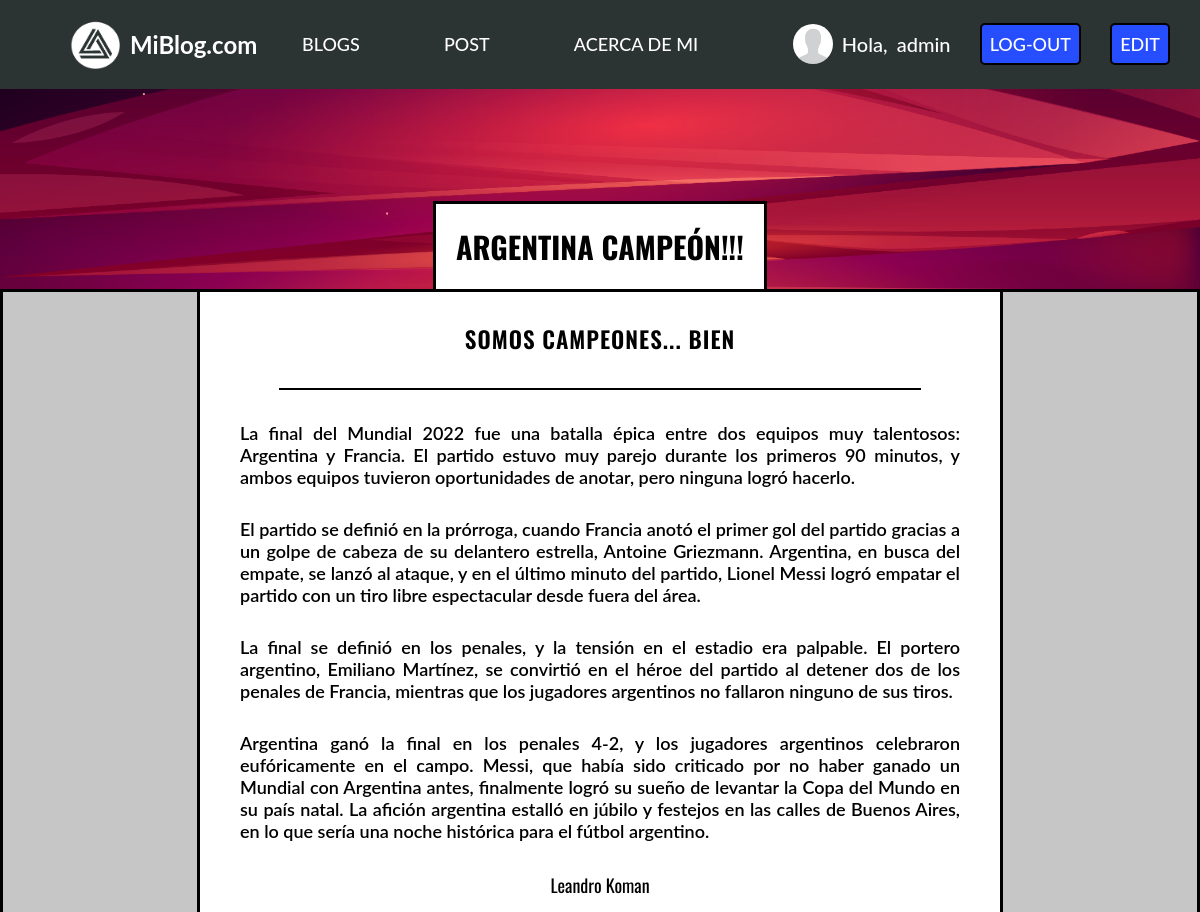
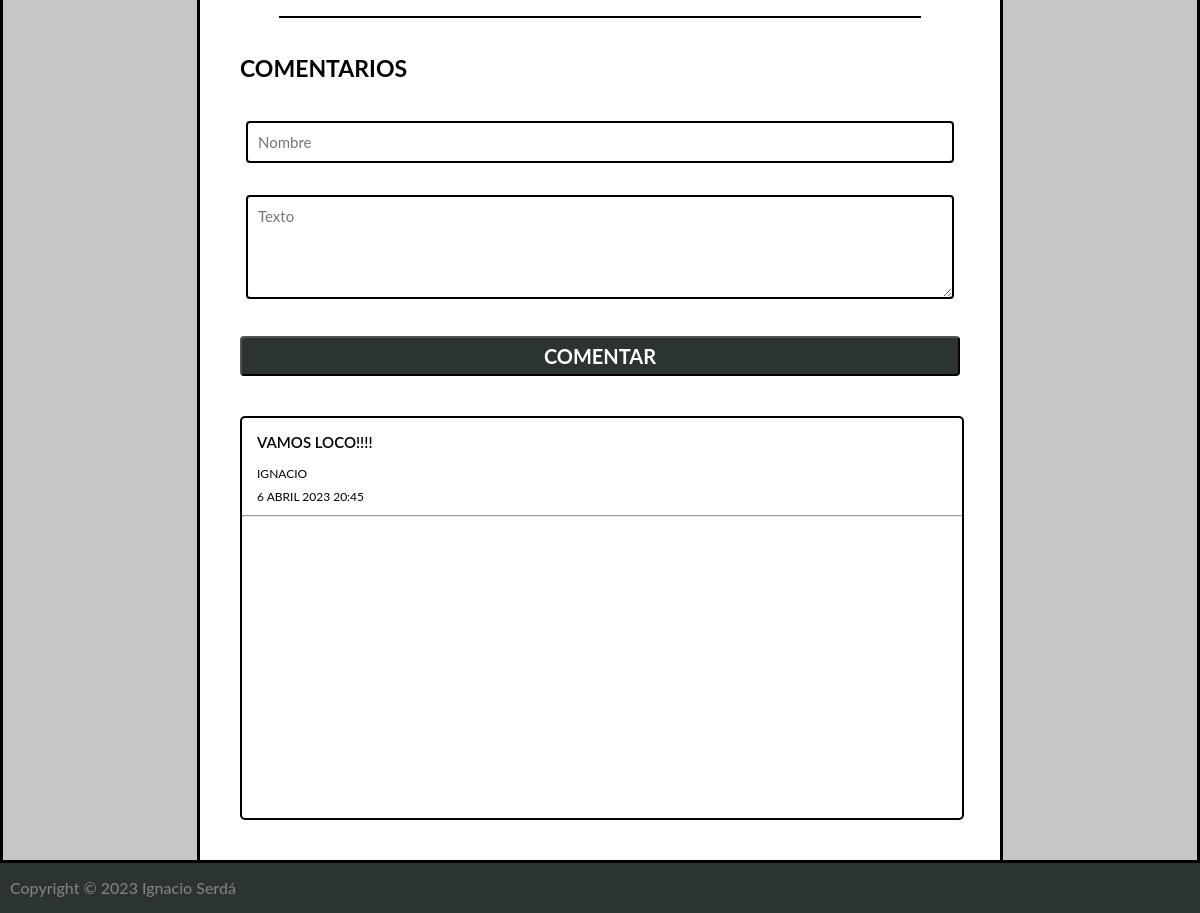
Screenshot of /pages/6 (signed in) with the database file from the repository (2 pictures, top to bottom).
### app1/models.py (models this page shows, shortened)
class Blog(models.Model):
    titulo = models.CharField(max_length=100)
    subtitulo=models.CharField(max_length=300)
    cuerpo=models.TextField()
    autor=models.CharField(max_length=50)
    fecha=models.DateField(auto_now_add=True)
    imagen=models.ImageField(upload_to="blog_imgs", null=True, blank=True)

class Comentario(models.Model):
    blog = models.ForeignKey(Blog, on_delete=models.CASCADE)
    nombre = models.CharField(max_length=100)
    contenido = models.CharField(max_length=300)
    fecha = models.DateTimeField(auto_now_add=True)

### app1/views.py (the view)
# urls.py: path('pages/<id>', leer_mas, name="LEER_MAS"),
def leer_mas(request, id):
    if request.method=="POST":
        form=Form_Comentario(request.POST)
        if form.is_valid():
            info=form.cleaned_data
            comentario=Comentario(blog_id=id, contenido=info["contenido"], nombre=info["nombre"])
            comentario.save()
    blog = Blog.objects.get(id=id)
    comentarios=Comentario.objects.filter(blog_id=id)
    form = Form_Comentario(initial={"nombre":request.user.first_name})
    contexto = {
        "blog":blog,
        "form":form,
        "user":request.user,
        "comentarios":comentarios[::-1]
    }
    return render(request, "app1/leer-mas.html", context=contexto)

### app1/forms.py
class Form_Comentario(forms.Form):
    nombre = forms.CharField(label='', max_length=100, widget = forms.TextInput(attrs={'class': 'form-control', 'placeholder':'Nombre'}))
    contenido = forms.CharField(label='', widget = forms.Textarea(attrs={'class': 'form-control', 'placeholder':'Texto'}))

### templates/app1/leer-mas.html (shortened to what this page needs)
{% extends 'index.html' %}
{% block content %}
    {% load static %}
    <div class="hub-leer-mas">
        {% if blog.imagen %}
            <img class="hub-img" src="/media/{{blog.imagen}}">
        {% else %}
        <img class="hub-img" src="{%static 'img/PRUEBA.png' %}">
        {% endif %}
        <h2>{{blog.titulo}}</h2>
    </div>
    <div class="flex-leermas">
        <div class="content">
            <div class="subtitulo-content">
                <p>{{blog.subtitulo}}</p>
                <br>
                <hr style="width: 80%; border: 1px solid black">
            </div>
            <div class="cuerpo-content">
                <p>{{blog.cuerpo|linebreaks}}</p>
            </div>
            <div class="autor-content">
                <p style="margin-bottom: 30px;">{{blog.autor}}</p>
            </div>
            <hr style="width: 80%; border: 1px solid black">
            <div class="comentarios">
                <p style="text-align: left;">Comentarios</p>
                <div class="form-comentarios">
                    <form action="" method="POST" enctype="multipart/form-data">
                            {{form.as_p}}
                        <button type="submit" class="boton">Comentar</button>
                    </form>
                </div>
                {% if comentarios %}
                    <div class="caja-comentarios">
                        {% for comentario in comentarios %}
                            <p class="texto-coment">{{comentario.contenido}}</p>
                            <p class="autor-coment">{{comentario.nombre}}</p>
                            <p class="autor-coment">{{comentario.fecha}}</p>
                            <hr>
                        {% endfor %}
                    </div>
                {% else %}
                    <div class="caja-comentarios" style="display: flex; justify-content: center; align-items: center;">
                            <p>No hay comentarios.</p>
                    </div>
                {% endif %}
            </div>
        </div>
    </div>
{% endblock %}

### templates/index.html (shortened to what this page needs)
<!DOCTYPE html>
<html lang="es">
<head>
    {% load static %}
    <link href="{% static 'main.css' %}" rel="stylesheet" type="text/css">
</head>
<body>
    <header>
        <a href="{% url 'HOME' %}" class="logo">
            <img src="{% static 'img/logo-posta.png' %}" alt="logo">
            <h2 class="nombre-pag"> MiBlog.com </h2>
        </a>
        <nav>
            {% if user.is_authenticated  %}
                <a href="{% url 'BLOGS' %}" class="nav-link">BLOGS</a>
                <a href="{% url 'CREATION_BLOG' %}" class="nav-link">POST</a>
                <a href="{% url 'ABOUT_ME' %}" class="nav-link">ACERCA DE MI</a>
            {% else %}
                <a href="{% url 'LOGIN' %}" class="nav-link"> LOGIN</a>
                <a href="{% url 'REGISTER' %}" class="nav-link"> REGISTER</a>
            {% endif %}
        </nav>
        {% if user.is_authenticated %}
            <div class="inblock">
                {% if user.avatar.imagen.url  %}
                    <img src="{{user.avatar.imagen.url }}" alt="user" style="height: 40px; width: 40px; border-radius: 80%;">
                {% else %}
                    <img src="{% static 'img/non_profile.jpg' %}" alt="user" style="height: 40px; width: 40px; border-radius: 80%;">
                {% endif %}
                <p>Hola, </p>
                <a href="{% url 'PROFILE' %}" class="user">{{user}}</a>
                <a href="{% url 'LOGOUT' %}" class="btn" style="font-size: 18px;"> LOG-OUT</a>
                {% if user.is_superuser  %}
                    <a href="{% url 'EDIT-PANEL' %}" class="btn" style="font-size: 18px;"> EDIT</a>
                {% endif %}
            </div>
        {% endif %}
    </header>
    {% block content %}{% endblock %}
    <footer>
        <a class="footer-texto">
            <p> Copyright © 2023 Ignacio Serdá </p>
        </a>
    </footer>
</body>
</html>

### app1/static/main.css (style rules this page uses)
body { font-family: "Lato", -apple-system, BlinkMacSystemFont, "Segoe UI", Roboto, "Helvetica Neue", Arial, sans-serif, "Apple Color Emoji", "Segoe UI Emoji", "Segoe UI Symbol", "Noto Color Emoji"; margin:0; background-color: #CBE4DE; }
a { text-decoration: none; color: white; }
header { display: flex; min-height: 55px; background-color: #2C3333; justify-content: space-between; align-items: center; padding: 10px; }
.nombre-pag { margin-right: 30px; }
.logo { display: flex; align-items: center; }
.logo img { height: 50px; margin-right: 10px; margin-left: 60px; }
nav a { font-weight: 500; padding-right: 80px; font-size: 18px; }
.inblock img, .inblock a, .inblock p { display: inline-block; vertical-align: middle; font-weight: 500; font-size: 18px; }
.inblock a { margin-right: 20px; font-size: 20px; margin-left: 5px; }
.inblock p { font-size: 20px; margin-left: 5px; color: white; }
.btn { font-weight: 600; background-color: rgb(38, 78, 255); padding: 8px; text-align: center; border-radius: 5px; font-size: 10px; border: 2px solid black; cursor: pointer; }
.hub-img { position: absolute; top: 0; left: 0; width: 100%; height: 100%; object-fit: cover; }
footer { display: flex; height: 30px; background-color: #2C3333; justify-content: space-between; align-items: center; padding: 10px; }
.footer-texto { display: flex; align-items: center; color: grey; font-weight: 500; }
.footer-texto p { margin:0; }
.form-control { width: 95%; background-color: white; padding: 10px; border-radius: 4px; margin-bottom: 16px; margin-top: 16px; border: 2px solid black; font-family: "Lato", -apple-system, BlinkMacSystemFont, "Segoe UI", Roboto, "Helvetica Neue", Arial, sans-serif, "Apple Color Emoji", "Segoe UI Emoji", "Segoe UI Symbol", "Noto Color Emoji"; font-size: 15px; }
.hub-leer-mas { display: flex; position: relative; width: 100%; height: 200px; margin: 2px solid black; }
.hub-leer-mas h2 { position: absolute; bottom: 0; left: 50%; transform: translateX(-50%); text-align: center; color: black; background-color: white; padding: 20px; margin: 0; font-size: 30px; font-family: 'Oswald', sans-serif; text-transform: uppercase; border-top: 3px solid black; border-right: 3px solid black; border-left: 3px solid black; }
.flex-leermas { display: flex; align-items: center; background-color: rgb(198, 198, 198); text-align: center; justify-content: center; border:3px solid black; }
.content { background-color: rgb(255, 255, 255); min-height: 720px; width: 800px; text-align: center; margin-top: 0px; word-wrap: break-word; border-right: 3px solid black; border-left: 3px solid black; }
.subtitulo-content { background-color: white; height: 70px; margin: 0; font-family: 'Oswald', sans-serif; text-transform: uppercase; letter-spacing: 1px; }
.subtitulo-content p { font-size: 23px; font-weight: 600; margin: 0; margin-top: 30px; }
.cuerpo-content { background-color: white; padding-left: 40px; padding-right: 40px; text-align: justify; }
.cuerpo-content p { font-size: 18px; font-weight: 600; margin: 0; margin-top: 30px; }
.autor-content { font-size: 18px; font-weight: 600; margin: 0; margin-top: 30px; font-family: 'Oswald', sans-serif; font-weight: 400; }
.comentarios { padding: 40px; text-transform: uppercase; padding-top: 5px; font-weight: 700; font-size: 23px; }
.form-comentarios p { margin:0; }
.form-comentarios textarea { height: 80px; }
.caja-comentarios { margin-top: 20px; border-radius: 5px; border:2px solid black; min-height: 400px; height: 100%; width: 100%; text-align: left; }
.texto-coment { margin: 15px; font-size: 15px; font-weight: 600; }
.autor-coment { font-size: 12px; font-weight: 400; margin: 0; margin-left: 15px; margin-bottom: 8px; }
.boton { width: 100%; font-size: 20px; color: white; text-transform: uppercase; font-weight: 700; background-color: #2C3333; border-color: black; border-radius: 0.25rem; padding: 0.375rem 0.75rem; margin-top: 20px; margin: 16px 0; font-family: "Lato", -apple-system, BlinkMacSystemFont, "Segoe UI", Roboto, "Helvetica Neue", Arial, sans-serif, "Apple Color Emoji", "Segoe UI Emoji", "Segoe UI Symbol", "Noto Color Emoji"; margin-bottom: 20px; }

### rows the page displays
Blog: titulo "ARGENTINA CAMPEÓN!!!", subtitulo "SOMOS CAMPEONES... BIEN", cuerpo "La final del Mundial 2022 fue una batalla épica entre dos equipos muy talentosos: Argentina y Francia. El partido estuvo muy parejo durante los primeros 90 minutos, y ambos equipos tuvieron oportunidades de anotar, pero ninguna logró hacerlo. El partido se definió en la prórroga, cuando Francia anotó el primer gol del partido gracias a un golpe de cabeza de su delantero estrella, Antoine Griezmann. Argentina, en busca del empate, se lanzó al ataque, y en el último minuto del partido, Lionel Messi logró empatar el partido con un tiro libre espectacular desde fuera del área. La final se definió en los penales, y la tensión en el estadio era palpable. El portero argentino, Emiliano Martínez,…", autor "Leandro Koman"
Comentario: contenido "VAMOS LOCO!!!!", nombre "IGNACIO", fecha "6 ABRIL 2023 20:45"

### other values shown
{{ user }} "admin"
